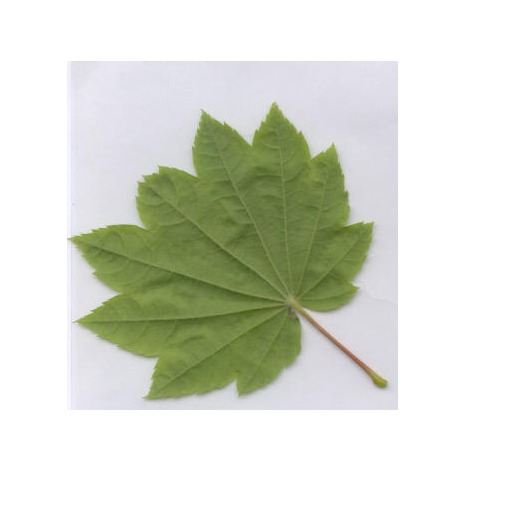
#> input picture isolated/circinatum/l01.jpg, 512 x 512 px; its folder holds only this picture in this run
$ python Process_images.py   (older library calls are emulated)
#> lines starting #> are read from the running program, lines starting #| are printed output that depends on the picture; after the words box and inside, x2 and y2 are one past the last pixel; in counts of white or black regions, pixels touching at a corner belong together
#> further down, image is the input picture: shape (512, 512, 3); mean B, G, R 209.4, 221, 217.4
import numpy as np
import cv2
import mahotas
import os
import glob
import shutil
from sklearn.preprocessing import LabelEncoder
from sklearn.preprocessing import MinMaxScaler
from sklearn.model_selection import cross_val_score
from sklearn.model_selection import KFold
from sklearn.ensemble import RandomForestClassifier
from skimage import feature

import warnings
warnings.filterwarnings('ignore')

#variables declaration
train_path = '../../isolated'
bins = 8
num_trees = 100
test_size = 0.20
seed = 9
scoring = "accuracy"

# feature-descriptor-1: Hu Moments
def fd_hu_moments(image):
    #image = cv2.cvtColor(image, cv2.COLOR_BGR2GRAY)
    feature = cv2.HuMoments(cv2.moments(image)).flatten()
    return feature

# feature-descriptor-2: Haralick Texture
def fd_haralick(image):
    gray = cv2.cvtColor(image, cv2.COLOR_BGR2GRAY)
    haralick = mahotas.features.haralick(gray, ignore_zeros = True).mean(axis=0)
    return haralick

# feature-descriptor-3: Color Histogram
def fd_histogram(image, mask):
    image = cv2.cvtColor(image, cv2.COLOR_BGR2HSV)
    hist  = cv2.calcHist([image], [0, 1, 2], mask, [bins, bins, bins], [0, 256, 0, 256, 0, 256])
    cv2.normalize(hist, hist)
    return hist.flatten()

# feature-descriptor-4: Local Binary Pattern
def fd_loc_bin_patt(image, numPoints=24, radius=8, eps=1e-7):
    image = cv2.cvtColor(image, cv2.COLOR_BGR2GRAY)
    lbp = feature.local_binary_pattern(image, numPoints, radius, method="uniform")
    hist, _ = np.histogram(lbp.ravel(), bins=np.arange(0, numPoints + 3), range=(0, numPoints + 2))
    hist = hist.astype("float")
    hist /= (hist.sum() + eps)
    return hist

# feature-descriptor-5: Zernike Moments
def fd_zernike(image):
     return mahotas.features.zernike_moments(image, min(image.shape))


def SegmentImage(path, debug):

    #read image
#> called with path = '../../isolated/circinatum/l01.jpg', debug = False
    image = cv2.imread(path,cv2.IMREAD_COLOR)

    #change color palette and create a mask containing specific color range
    hsv = cv2.cvtColor(image , cv2.COLOR_BGR2HSV)
#> hsv: shape (512, 512, 3); mean H, S, V 35.9, 27.9, 222.8
    low = np.array([0, 0, 0],np.uint8)
    high = np.array([180, 255, 165],np.uint8)
    mask = cv2.inRange(hsv, low , high)
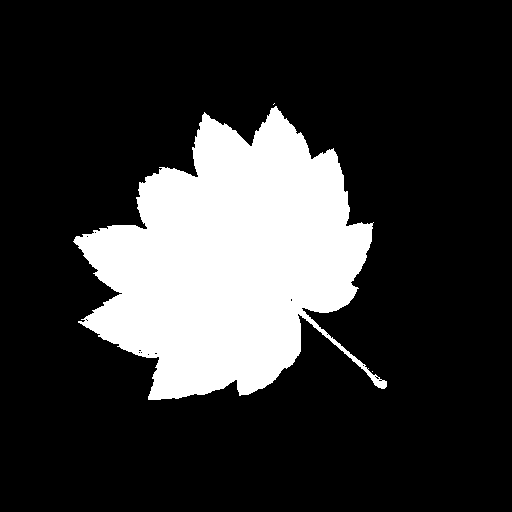
#> mask: shape (512, 512); 20.6% white; 3 white regions (2 under 20 px)

    #compute contours and keep only the largest one
    ret,thresh = cv2.threshold(mask, 127, 255, 0)
    contours, hierarchy = cv2.findContours(thresh, cv2.RETR_EXTERNAL, cv2.CHAIN_APPROX_SIMPLE)
#> contours = 3 contours, 2 with area under 20; largest, box (x1, y1, x2, y2) and area: (73, 106, 387, 400) 53258
    cont = sorted(contours, key = cv2.contourArea, reverse = True)[0]
#> cont = contour of 814 points, box (x1, y1, x2, y2) (73, 106, 387, 400), area 53258
    mask = cv2.drawContours(np.zeros((image.shape[0], image.shape[1], 1), np.uint8), [cont], 0, (255,255,255), cv2.FILLED)
#> mask: shape (512, 512, 1); 20.6% white; 1 white region, box (x1, y1, x2, y2) and area: (73, 106, 387, 400) 53961

    #create segmented image using bitwise AND operation
    segmented = cv2.bitwise_and(image , image , mask=mask)
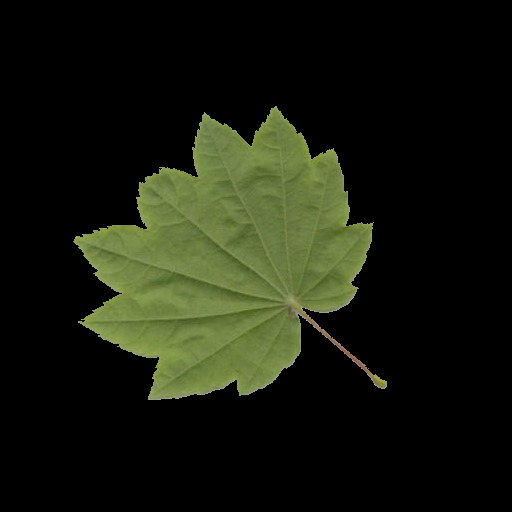
#> segmented: shape (512, 512, 3); mean B, G, R 14, 27, 23.3
    ret, mask = cv2.threshold(mask, 127, 255, 0)

    if debug:
        cv2.imshow("Image", image)
        cv2.imshow("mask", mask)
        cv2.imshow("segmented", segmented)
        cv2.waitKey()

    return segmented, mask


train_labels = os.listdir(train_path)
train_labels.sort()

global_features = []
labels = []


# iterate over species folders
for training_name in train_labels:
    dir = os.path.join(train_path, training_name)
    current_label = training_name

    #iterate over all images in folder
    for x in range(1,len([im for im in os.listdir(dir)])+1):
        # get the image file name
        if x < 10:
            file = dir + "/l0" +  str(x) + ".jpg"
        else:
            file = dir + "/l" +  str(x) + ".jpg"

        #read image and get it's mask and segmented version
        image = cv2.imread(file)
        image_seg, image_mask = SegmentImage(file, False)

        #get all features descriptors
        fv_hu_moments = fd_hu_moments(image_mask)
#> in fd_hu_moments, `feature = cv2.HuMoments(cv2.moments(image)).flatten()`: feature = [0.000667, 1.71e-08, 2.32e-12, 8.7e-15, 1.17e-27, -1.09e-18, -3.91e-28]
#> fv_hu_moments has the same summary as feature in fd_hu_moments
        fv_haralick   = fd_haralick(image_seg)
#> in fd_haralick, `gray = cv2.cvtColor(image, cv2.COLOR_BGR2GRAY)`:
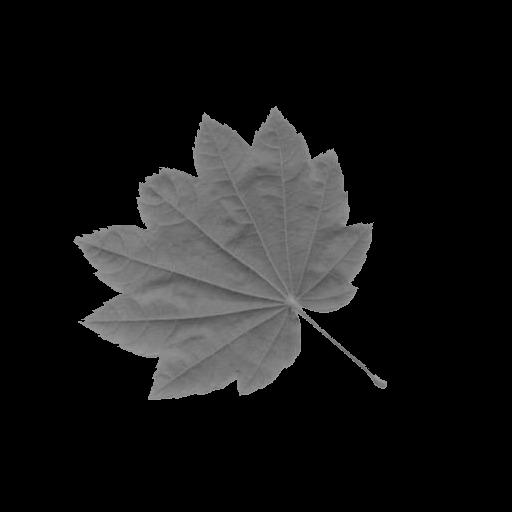
#> gray: shape (512, 512); min 0, max 163, mean 24.5
#> (the run stopped early here; a loop or call above may not have finished)

$ run again, on isolated/garryana/l01.jpg
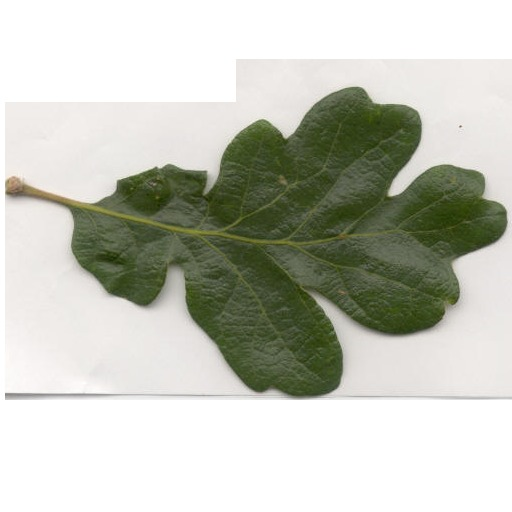
#> input picture isolated/garryana/l01.jpg, 512 x 512 px
#> image is the input picture: shape (512, 512, 3); mean B, G, R 185.7, 196.6, 194.5
#> hsv: shape (512, 512, 3); mean H, S, V 17.5, 33.5, 197.8
#> in SegmentImage, `mask = cv2.inRange(hsv, low , high)`:
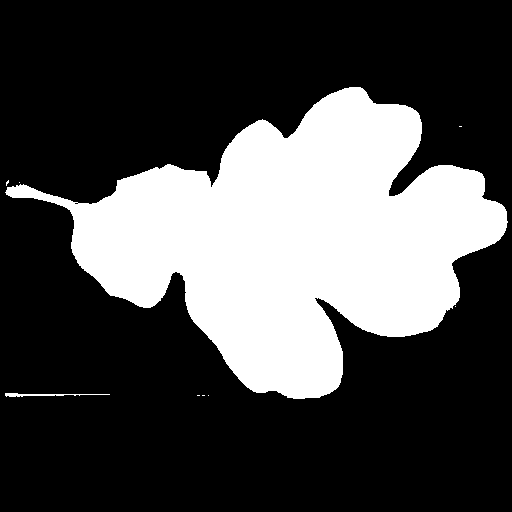
#> mask: shape (512, 512); 29.4% white; 9 white regions (7 under 20 px)
#> contours = 9 contours, 7 with area under 20; largest, box (x1, y1, x2, y2) and area: (5, 87, 508, 399) 75998, (5, 393, 110, 397) 86
#> cont = contour of 784 points, box (x1, y1, x2, y2) (5, 87, 508, 399), area 75998
#> feature = [0.000765, 1e-07, 3.92e-11, 4.91e-12, 6.66e-23, 1.18e-15, -1.43e-23]
#> fv_hu_moments has the same summary as feature in fd_hu_moments
#> in fd_haralick, `gray = cv2.cvtColor(image, cv2.COLOR_BGR2GRAY)`:
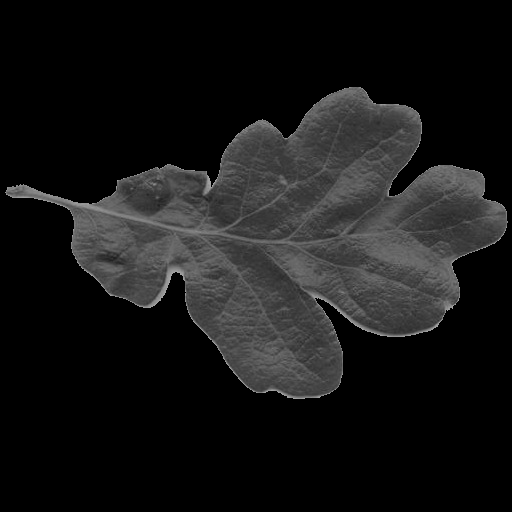
#> gray: shape (512, 512); min 0, max 164, mean 22.9
